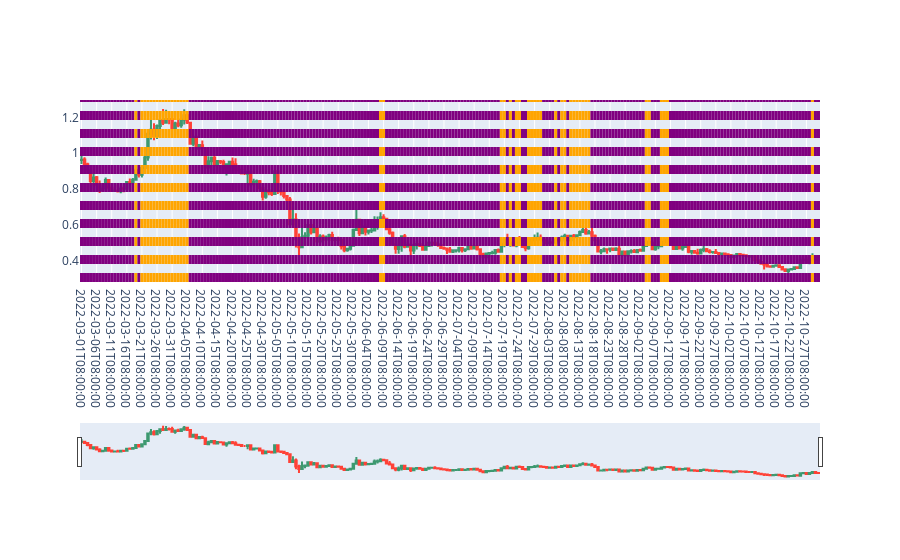

Notebook code for this chart:
### Code cell
candlestick = go.Candlestick(x=data.index, 
                             open=data['open'],  
                             high=data['high'], 
                             low=data['low'], 
                             close=data['close'])

fig = go.Figure(data=[candlestick])
fig.layout.xaxis.type = 'category' 

for index, row in data.iterrows(): 
        #print(row)
        line_colour = 'orange' if (row['RSI_14_A_50'] == 1 and row['RSI_14_B_55'] == 0) else 'purple'
        fig.add_vline(x=row.name, line_width=3, line_dash="dash", line_color=line_colour)


fig.layout.xaxis.type = 'category' 
fig.show()
